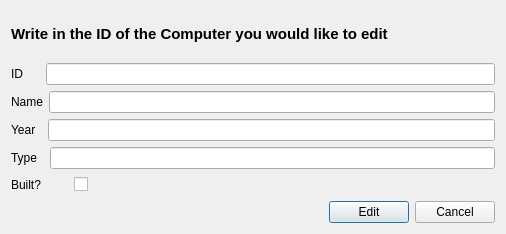
<?xml version="1.0" encoding="UTF-8"?>
<ui version="4.0">
 <class>EditComputers</class>
 <widget class="QDialog" name="EditComputers">
  <property name="geometry">
   <rect>
    <x>0</x>
    <y>0</y>
    <width>506</width>
    <height>234</height>
   </rect>
  </property>
  <property name="windowTitle">
   <string>Dialog</string>
  </property>
  <property name="windowIcon">
   <iconset resource="../themelogo.qrc">
    <normaloff>:/liltree.png</normaloff>:/liltree.png</iconset>
  </property>
  <layout class="QVBoxLayout" name="verticalLayout">
   <item>
    <widget class="QLabel" name="label">
     <property name="font">
      <font>
       <pointsize>11</pointsize>
       <weight>75</weight>
       <bold>true</bold>
      </font>
     </property>
     <property name="text">
      <string>Write in the ID of the Computer you would like to edit</string>
     </property>
    </widget>
   </item>
   <item>
    <layout class="QHBoxLayout" name="horizontalLayout">
     <item>
      <widget class="QLabel" name="label_2">
       <property name="text">
        <string>ID     </string>
       </property>
      </widget>
     </item>
     <item>
      <widget class="QLineEdit" name="edit_id"/>
     </item>
    </layout>
   </item>
   <item>
    <layout class="QHBoxLayout" name="horizontalLayout_2">
     <item>
      <widget class="QLabel" name="label_3">
       <property name="text">
        <string>Name</string>
       </property>
      </widget>
     </item>
     <item>
      <widget class="QLineEdit" name="edit_name"/>
     </item>
    </layout>
   </item>
   <item>
    <layout class="QHBoxLayout" name="horizontalLayout_3">
     <item>
      <widget class="QLabel" name="label_4">
       <property name="text">
        <string>Year  </string>
       </property>
      </widget>
     </item>
     <item>
      <widget class="QLineEdit" name="edit_year"/>
     </item>
    </layout>
   </item>
   <item>
    <layout class="QHBoxLayout" name="horizontalLayout_4">
     <item>
      <widget class="QLabel" name="label_5">
       <property name="text">
        <string>Type  </string>
       </property>
      </widget>
     </item>
     <item>
      <widget class="QLineEdit" name="edit_type"/>
     </item>
    </layout>
   </item>
   <item>
    <layout class="QHBoxLayout" name="horizontalLayout_5">
     <item>
      <widget class="QLabel" name="label_6">
       <property name="text">
        <string>Built?        </string>
       </property>
      </widget>
     </item>
     <item>
      <widget class="QCheckBox" name="check_built">
       <property name="text">
        <string/>
       </property>
      </widget>
     </item>
     <item>
      <spacer name="horizontalSpacer_2">
       <property name="orientation">
        <enum>Qt::Horizontal</enum>
       </property>
       <property name="sizeHint" stdset="0">
        <size>
         <width>40</width>
         <height>20</height>
        </size>
       </property>
      </spacer>
     </item>
    </layout>
   </item>
   <item>
    <layout class="QHBoxLayout" name="horizontalLayout_6">
     <item>
      <spacer name="horizontalSpacer">
       <property name="orientation">
        <enum>Qt::Horizontal</enum>
       </property>
       <property name="sizeHint" stdset="0">
        <size>
         <width>40</width>
         <height>20</height>
        </size>
       </property>
      </spacer>
     </item>
     <item>
      <widget class="QPushButton" name="pushButton_edit">
       <property name="text">
        <string>Edit</string>
       </property>
      </widget>
     </item>
     <item>
      <widget class="QPushButton" name="pushButton_cancel">
       <property name="text">
        <string>Cancel</string>
       </property>
      </widget>
     </item>
    </layout>
   </item>
  </layout>
 </widget>
 <resources>
  <include location="../themelogo.qrc"/>
 </resources>
 <connections/>
</ui>
